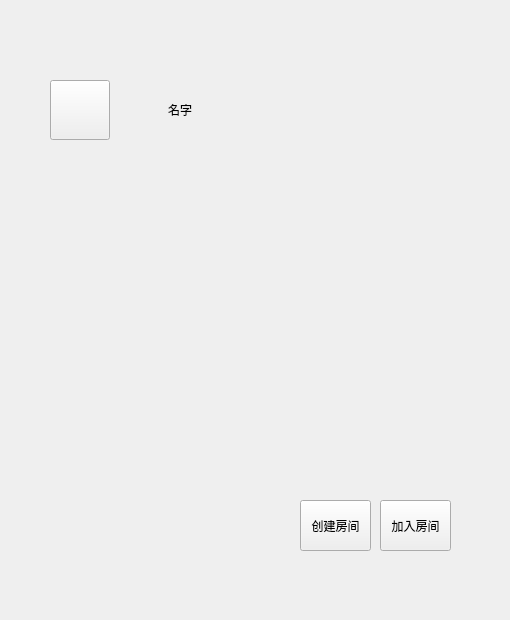
<?xml version="1.0" encoding="UTF-8"?>
<ui version="4.0">
 <class>game_mainwdiget</class>
 <widget class="QWidget" name="game_mainwdiget">
  <property name="geometry">
   <rect>
    <x>0</x>
    <y>0</y>
    <width>510</width>
    <height>620</height>
   </rect>
  </property>
  <property name="windowTitle">
   <string>Form</string>
  </property>
  <property name="autoFillBackground">
   <bool>false</bool>
  </property>
  <widget class="QPushButton" name="name">
   <property name="geometry">
    <rect>
     <x>150</x>
     <y>80</y>
     <width>60</width>
     <height>60</height>
    </rect>
   </property>
   <property name="styleSheet">
    <string notr="true">border: none</string>
   </property>
   <property name="text">
    <string>名字</string>
   </property>
  </widget>
  <widget class="QPushButton" name="createRoom">
   <property name="geometry">
    <rect>
     <x>300</x>
     <y>500</y>
     <width>71</width>
     <height>51</height>
    </rect>
   </property>
   <property name="text">
    <string>创建房间</string>
   </property>
  </widget>
  <widget class="QPushButton" name="picture">
   <property name="enabled">
    <bool>true</bool>
   </property>
   <property name="geometry">
    <rect>
     <x>50</x>
     <y>80</y>
     <width>60</width>
     <height>60</height>
    </rect>
   </property>
   <property name="autoFillBackground">
    <bool>false</bool>
   </property>
   <property name="styleSheet">
    <string notr="true"/>
   </property>
   <property name="text">
    <string/>
   </property>
  </widget>
  <widget class="QPushButton" name="enterRoom">
   <property name="geometry">
    <rect>
     <x>380</x>
     <y>500</y>
     <width>71</width>
     <height>51</height>
    </rect>
   </property>
   <property name="text">
    <string>加入房间</string>
   </property>
  </widget>
 </widget>
 <resources/>
 <connections/>
</ui>
